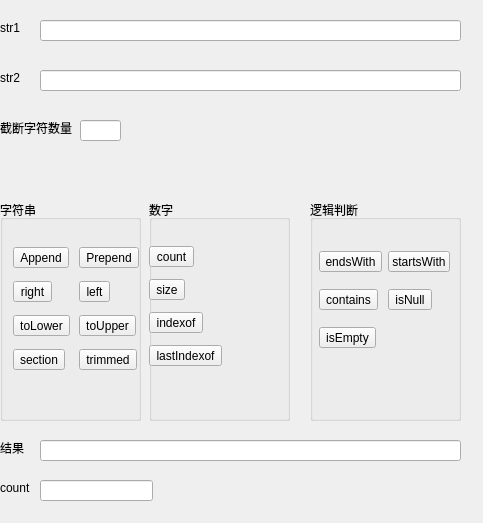
<?xml version="1.0" encoding="UTF-8"?>
<ui version="4.0">
 <class>Widget</class>
 <widget class="QWidget" name="Widget">
  <property name="geometry">
   <rect>
    <x>0</x>
    <y>0</y>
    <width>483</width>
    <height>523</height>
   </rect>
  </property>
  <property name="windowTitle">
   <string>Widget</string>
  </property>
  <widget class="QLabel" name="str1_label">
   <property name="geometry">
    <rect>
     <x>0</x>
     <y>20</y>
     <width>53</width>
     <height>16</height>
    </rect>
   </property>
   <property name="text">
    <string>str1</string>
   </property>
  </widget>
  <widget class="QLabel" name="str2_label">
   <property name="geometry">
    <rect>
     <x>0</x>
     <y>70</y>
     <width>53</width>
     <height>16</height>
    </rect>
   </property>
   <property name="text">
    <string>str2</string>
   </property>
  </widget>
  <widget class="QGroupBox" name="groupBox">
   <property name="geometry">
    <rect>
     <x>149</x>
     <y>200</y>
     <width>141</width>
     <height>221</height>
    </rect>
   </property>
   <property name="title">
    <string>数字</string>
   </property>
   <widget class="QWidget" name="verticalLayoutWidget">
    <property name="geometry">
     <rect>
      <x>0</x>
      <y>40</y>
      <width>121</width>
      <height>134</height>
     </rect>
    </property>
    <layout class="QVBoxLayout" name="verticalLayout">
     <item>
      <widget class="QToolButton" name="count">
       <property name="text">
        <string>count</string>
       </property>
      </widget>
     </item>
     <item>
      <widget class="QToolButton" name="size">
       <property name="text">
        <string>size</string>
       </property>
      </widget>
     </item>
     <item>
      <widget class="QToolButton" name="indexof">
       <property name="text">
        <string>indexof</string>
       </property>
      </widget>
     </item>
     <item>
      <widget class="QToolButton" name="lastindexof">
       <property name="text">
        <string>lastIndexof</string>
       </property>
      </widget>
     </item>
    </layout>
   </widget>
  </widget>
  <widget class="QGroupBox" name="groupBox_2">
   <property name="geometry">
    <rect>
     <x>0</x>
     <y>200</y>
     <width>141</width>
     <height>221</height>
    </rect>
   </property>
   <property name="title">
    <string>字符串</string>
   </property>
   <widget class="QWidget" name="gridLayoutWidget_2">
    <property name="geometry">
     <rect>
      <x>10</x>
      <y>40</y>
      <width>134</width>
      <height>141</height>
     </rect>
    </property>
    <layout class="QGridLayout" name="gridLayout_2">
     <item row="1" column="0">
      <widget class="QToolButton" name="right">
       <property name="text">
        <string>right</string>
       </property>
      </widget>
     </item>
     <item row="2" column="0">
      <widget class="QToolButton" name="lower">
       <property name="text">
        <string>toLower</string>
       </property>
      </widget>
     </item>
     <item row="0" column="1">
      <widget class="QToolButton" name="prepend">
       <property name="text">
        <string>Prepend</string>
       </property>
      </widget>
     </item>
     <item row="1" column="1">
      <widget class="QToolButton" name="left">
       <property name="text">
        <string>left</string>
       </property>
      </widget>
     </item>
     <item row="0" column="0">
      <widget class="QToolButton" name="append">
       <property name="text">
        <string>Append</string>
       </property>
      </widget>
     </item>
     <item row="2" column="1">
      <widget class="QToolButton" name="upper">
       <property name="text">
        <string>toUpper</string>
       </property>
      </widget>
     </item>
     <item row="3" column="0">
      <widget class="QToolButton" name="section">
       <property name="text">
        <string>section</string>
       </property>
      </widget>
     </item>
     <item row="3" column="1">
      <widget class="QToolButton" name="trimm">
       <property name="text">
        <string>trimmed</string>
       </property>
      </widget>
     </item>
    </layout>
   </widget>
  </widget>
  <widget class="QGroupBox" name="groupBox_3">
   <property name="geometry">
    <rect>
     <x>310</x>
     <y>200</y>
     <width>151</width>
     <height>221</height>
    </rect>
   </property>
   <property name="title">
    <string>逻辑判断</string>
   </property>
  </widget>
  <widget class="QLineEdit" name="str1_editText">
   <property name="geometry">
    <rect>
     <x>40</x>
     <y>20</y>
     <width>421</width>
     <height>21</height>
    </rect>
   </property>
  </widget>
  <widget class="QLineEdit" name="str2_editText">
   <property name="geometry">
    <rect>
     <x>40</x>
     <y>70</y>
     <width>421</width>
     <height>21</height>
    </rect>
   </property>
  </widget>
  <widget class="QLabel" name="result_label">
   <property name="geometry">
    <rect>
     <x>0</x>
     <y>440</y>
     <width>53</width>
     <height>16</height>
    </rect>
   </property>
   <property name="text">
    <string>结果</string>
   </property>
  </widget>
  <widget class="QLineEdit" name="result_editText">
   <property name="geometry">
    <rect>
     <x>40</x>
     <y>440</y>
     <width>421</width>
     <height>21</height>
    </rect>
   </property>
  </widget>
  <widget class="QWidget" name="gridLayoutWidget">
   <property name="geometry">
    <rect>
     <x>319</x>
     <y>240</y>
     <width>131</width>
     <height>121</height>
    </rect>
   </property>
   <layout class="QGridLayout" name="gridLayout">
    <item row="1" column="1">
     <widget class="QToolButton" name="is_null">
      <property name="text">
       <string>isNull</string>
      </property>
     </widget>
    </item>
    <item row="1" column="0">
     <widget class="QToolButton" name="contains">
      <property name="text">
       <string>contains</string>
      </property>
     </widget>
    </item>
    <item row="0" column="0">
     <widget class="QToolButton" name="endwith">
      <property name="text">
       <string>endsWith</string>
      </property>
     </widget>
    </item>
    <item row="0" column="1">
     <widget class="QToolButton" name="stratswith">
      <property name="text">
       <string>startsWith</string>
      </property>
     </widget>
    </item>
    <item row="2" column="0">
     <widget class="QToolButton" name="is_empty">
      <property name="text">
       <string>isEmpty</string>
      </property>
     </widget>
    </item>
   </layout>
  </widget>
  <widget class="QLabel" name="count_label">
   <property name="geometry">
    <rect>
     <x>0</x>
     <y>480</y>
     <width>53</width>
     <height>16</height>
    </rect>
   </property>
   <property name="text">
    <string>count</string>
   </property>
  </widget>
  <widget class="QLineEdit" name="count_editText">
   <property name="geometry">
    <rect>
     <x>40</x>
     <y>480</y>
     <width>113</width>
     <height>21</height>
    </rect>
   </property>
  </widget>
  <widget class="QLabel" name="label_count_right_or_left">
   <property name="geometry">
    <rect>
     <x>0</x>
     <y>120</y>
     <width>81</width>
     <height>16</height>
    </rect>
   </property>
   <property name="text">
    <string>截断字符数量</string>
   </property>
  </widget>
  <widget class="QLineEdit" name="editText_count_right_or_left">
   <property name="geometry">
    <rect>
     <x>80</x>
     <y>120</y>
     <width>41</width>
     <height>21</height>
    </rect>
   </property>
  </widget>
 </widget>
 <resources/>
 <connections/>
</ui>
